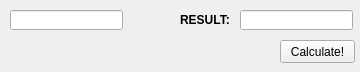
<?xml version="1.0" encoding="UTF-8"?>
<ui version="4.0">
 <class>scrapToText</class>
 <widget class="QWidget" name="scrapToText">
  <property name="geometry">
   <rect>
    <x>0</x>
    <y>0</y>
    <width>360</width>
    <height>72</height>
   </rect>
  </property>
  <property name="windowTitle">
   <string>Scrap to refined converter</string>
  </property>
  <widget class="QLabel" name="label">
   <property name="geometry">
    <rect>
     <x>180</x>
     <y>10</y>
     <width>51</width>
     <height>21</height>
    </rect>
   </property>
   <property name="text">
    <string>&lt;!DOCTYPE HTML PUBLIC &quot;-//W3C//DTD HTML 4.0//EN&quot; &quot;http://www.w3.org/TR/REC-html40/strict.dtd&quot;&gt;
&lt;html&gt;&lt;head&gt;&lt;meta name=&quot;qrichtext&quot; content=&quot;1&quot; /&gt;&lt;style type=&quot;text/css&quot;&gt;
p, li { white-space: pre-wrap; }
&lt;/style&gt;&lt;/head&gt;&lt;body style=&quot; font-family:'MS Shell Dlg 2'; font-size:8.25pt; font-weight:400; font-style:normal;&quot;&gt;
&lt;p style=&quot; margin-top:0px; margin-bottom:0px; margin-left:0px; margin-right:0px; -qt-block-indent:0; text-indent:0px;&quot;&gt;&lt;span style=&quot; font-size:9pt; font-weight:600;&quot;&gt;RESULT:&lt;/span&gt;&lt;/p&gt;&lt;/body&gt;&lt;/html&gt;</string>
   </property>
  </widget>
  <widget class="QLineEdit" name="result">
   <property name="geometry">
    <rect>
     <x>240</x>
     <y>10</y>
     <width>113</width>
     <height>20</height>
    </rect>
   </property>
   <property name="readOnly">
    <bool>true</bool>
   </property>
  </widget>
  <widget class="QPushButton" name="pushButton">
   <property name="geometry">
    <rect>
     <x>280</x>
     <y>40</y>
     <width>75</width>
     <height>23</height>
    </rect>
   </property>
   <property name="text">
    <string>Calculate!</string>
   </property>
  </widget>
  <widget class="QLineEdit" name="scrap">
   <property name="geometry">
    <rect>
     <x>10</x>
     <y>10</y>
     <width>113</width>
     <height>20</height>
    </rect>
   </property>
  </widget>
 </widget>
 <resources/>
 <connections/>
</ui>
